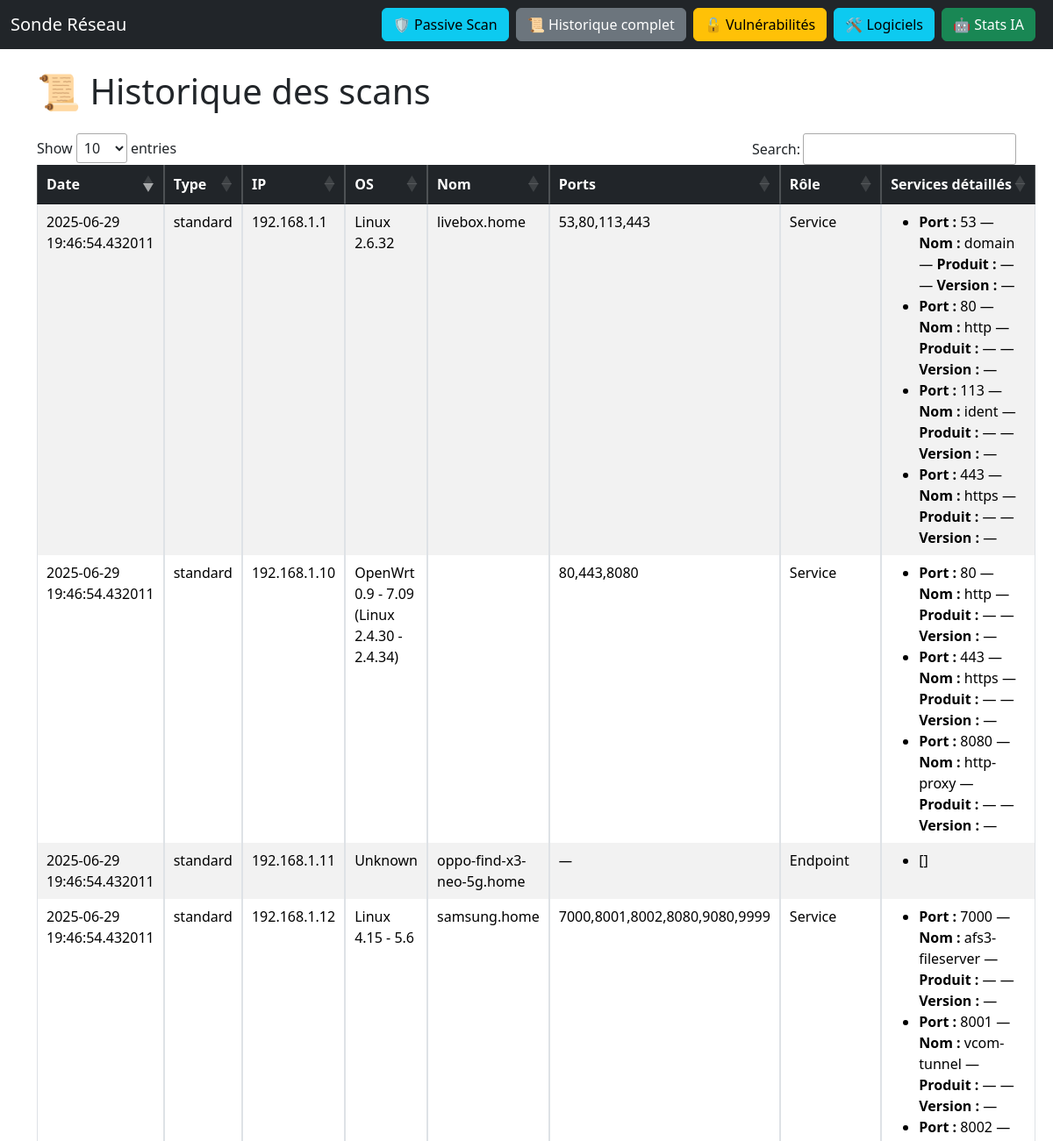
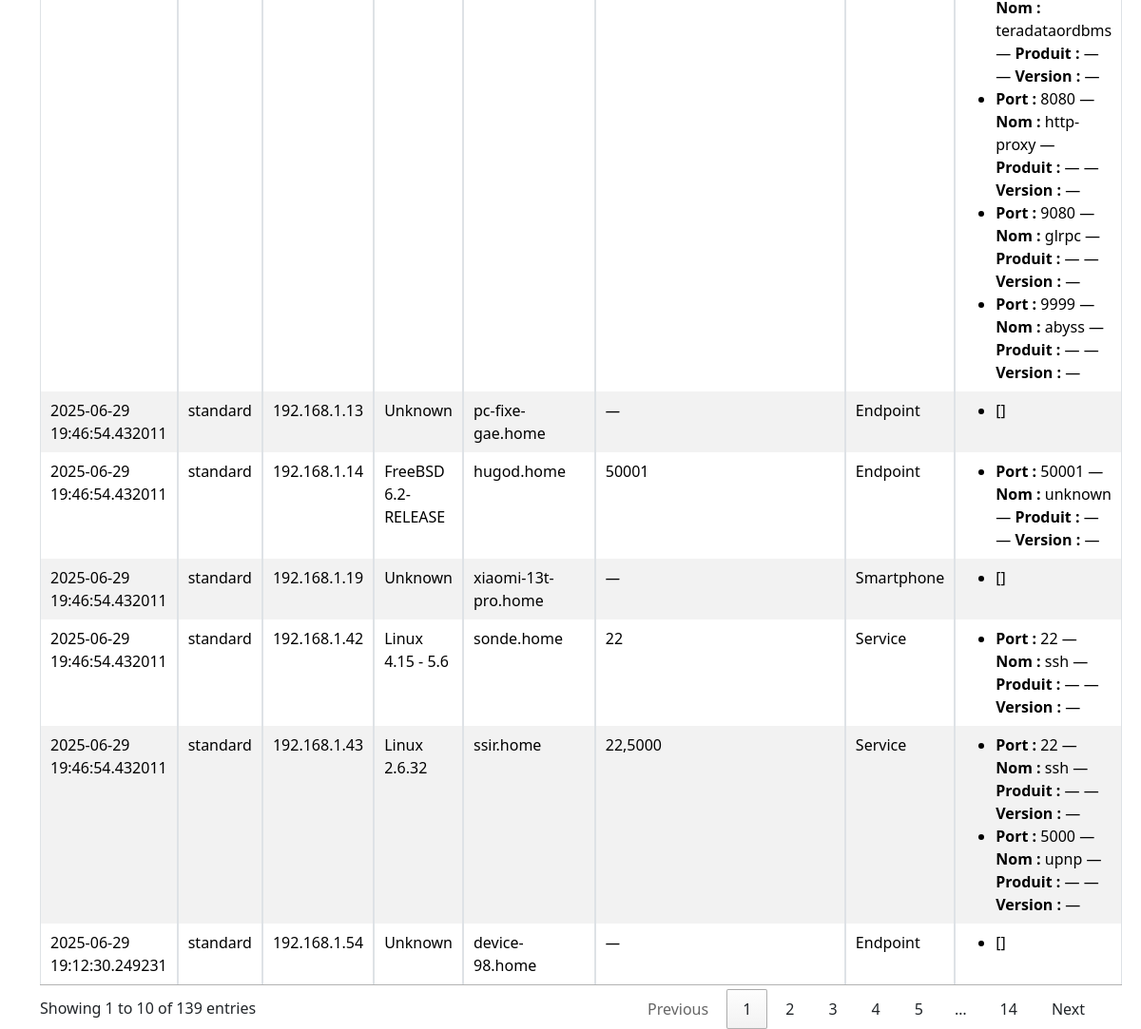
Page /historique on the committed database (2 pictures, top to bottom).
### BD/scan_db.py (models this page shows)
class Scan(Base):
    __tablename__ = "scans"
    id        = Column(Integer, primary_key=True)
    timestamp = Column(DateTime, default=datetime.utcnow, nullable=False)
    scan_type = Column(String)
    ip        = Column(String)
    os        = Column(String)
    hostname  = Column(String)
    netbios   = Column(String)
    ports     = Column(String)
    role      = Column(String)
    services  = Column(Text)
    cves      = Column(Text)
    device_type = Column(String,  nullable=True, index=True)
    ai_score    = Column(Float,   nullable=True)
    ai_method   = Column(String,  nullable=True)
    services_rel = relationship(
        "Service", back_populates="scan",
        cascade="all, delete-orphan",
    )

class Service(Base):
    __tablename__ = "services"
    id      = Column(Integer, primary_key=True)
    scan_id = Column(Integer, ForeignKey("scans.id"), nullable=False)
    port    = Column(Integer)
    name    = Column(String)
    product = Column(String)
    version = Column(String)
    cves    = Column(String)
    scan      = relationship("Scan", back_populates="services_rel")
    cve_assoc = relationship(
        "ServiceCVE", back_populates="service",
        cascade="all, delete-orphan",
    )

### app.py (the view)
@app.route("/historique")
def historique():
    session = Session()
    entries = (
        session.query(Scan)
               .options(joinedload(Scan.services_rel))
               .order_by(Scan.timestamp.desc())
               .all()
    )
    session.close()
    return render_template("historique.html", entries=entries)

### templates/historique.html (shortened to what this page needs)
<!DOCTYPE html>
<html lang="fr">
<head>
  <link href="https://cdn.jsdelivr.net/npm/bootstrap@5.3.3/dist/css/bootstrap.min.css" rel="stylesheet">
  <link href="https://cdn.datatables.net/1.13.6/css/jquery.dataTables.min.css" rel="stylesheet">
</head>
<body>
  <nav class="navbar navbar-expand-lg navbar-dark bg-dark">
    <div class="container-fluid">
      <a class="navbar-brand" href="{{ url_for('index') }}">Sonde Réseau</a>
      <div class="d-flex">
        <a href="{{ url_for('passive_scan') }}" class="btn btn-info me-2">🛡️ Passive Scan</a>
        <a href="{{ url_for('historique') }}" class="btn btn-secondary me-2">📜 Historique complet</a>
        <a href="{{ url_for('vulns') }}" class="btn btn-warning me-2">🔓 Vulnérabilités</a>
        <a href="{{ url_for('software') }}" class="btn btn-info me-2">🛠️ Logiciels</a>
        <a href="{{ url_for('ai_stats') }}" class="btn btn-success me-2">🤖 Stats IA</a>
      </div>
    </div>
  </nav>
  <div class="container mt-4">
    <h1 class="mb-4">📜 Historique des scans</h1>
    <table id="historiqueTable" class="table table-bordered table-striped">
      <thead class="table-dark">
        <tr>
          <th>Date</th>
          <th>Type</th>
          <th>IP</th>
          <th>OS</th>
          <th>Nom</th>
          <th>Ports</th>
          <th>Rôle</th>
          <th>Services détaillés</th>
        </tr>
      </thead>
      <tbody>
        {% for scan in entries %}
        <tr>
          <td>{{ scan.timestamp }}</td>
          <td>{{ scan.scan_type }}</td>
          <td>{{ scan.ip }}</td>
          <td>{{ scan.os }}</td>
          <td>{{ scan.hostname or "" }}</td>
          <td>
            {% if scan.ports %}
              {{ scan.ports }}
            {% else %}
              <em>—</em>
            {% endif %}
          </td>
          <td>
            {% if scan.role %}
              {{ scan.role }}
            {% else %}
              <em>—</em>
            {% endif %}
          </td>
          <td>
            {% if scan.services_rel %}
              <ul class="mb-0">
                {% for svc in scan.services_rel %}
                <li>
                  <strong>Port :</strong> {{ svc.port or "—" }} —
                  <strong>Nom :</strong> {{ svc.name or "—" }} —
                  <strong>Produit :</strong> {{ svc.product or "—" }} —
                  <strong>Version :</strong> {{ svc.version or "—" }}
                </li>
                {% endfor %}
              </ul>
            {% elif scan.services %}
              <ul class="mb-0">
                {% for line in scan.services.split('\n') %}
                  {% if line.strip() %}
                    <li>{{ line }}</li>
                  {% endif %}
                {% endfor %}
              </ul>
            {% else %}
              <em>—</em>
            {% endif %}
          </td>
        </tr>
        {% endfor %}
      </tbody>
    </table>
  </div>
</body>
</html>

### rows in the picture
Scan: timestamp "2025-06-29 19:46:54.432011", scan_type "standard", ip "192.168.1.1", os "Linux 2.6.32", hostname "livebox.home", ports "53,80,113,443", role "Service"
Service: port "53", name "domain", product "—", version "—"
Service: port "80", name "http", product "—", version "—"
Service: port "113", name "ident", product "—", version "—"
Service: port "443", name "https", product "—", version "—"
Scan: timestamp "2025-06-29 19:46:54.432011", scan_type "standard", ip "192.168.1.10", os "OpenWrt 0.9 - 7.09 (Linux 2.4.30 - 2.4.34)", ports "80,443,8080", role "Service"
Service: port "80", name "http", product "—", version "—"
Service: port "443", name "https", product "—", version "—"
Service: port "8080", name "http-proxy", product "—", version "—"
Scan: timestamp "2025-06-29 19:46:54.432011", scan_type "standard", ip "192.168.1.11", os "Unknown", hostname "oppo-find-x3-neo-5g.home", role "Endpoint", services "[]"
Scan: timestamp "2025-06-29 19:46:54.432011", scan_type "standard", ip "192.168.1.12", os "Linux 4.15 - 5.6", hostname "samsung.home", ports "7000,8001,8002,8080,9080,9999", role "Service"
Service: port "7000", name "afs3-fileserver", product "—", version "—"
Service: port "8001", name "vcom-tunnel", product "—", version "—"
Service: port "8002", name "teradataordbms", product "—", version "—"
Service: port "8080", name "http-proxy", product "—", version "—"
Service: port "9080", name "glrpc", product "—", version "—"
Service: port "9999", name "abyss", product "—", version "—"
Scan: timestamp "2025-06-29 19:46:54.432011", scan_type "standard", ip "192.168.1.13", os "Unknown", hostname "pc-fixe-gae.home", role "Endpoint", services "[]"
Scan: timestamp "2025-06-29 19:46:54.432011", scan_type "standard", ip "192.168.1.14", os "FreeBSD 6.2-RELEASE", hostname "hugod.home", ports "50001", role "Endpoint"
Service: port "50001", name "unknown", product "—", version "—"
Scan: timestamp "2025-06-29 19:46:54.432011", scan_type "standard", ip "192.168.1.19", os "Unknown", hostname "xiaomi-13t-pro.home", role "Smartphone", services "[]"
Scan: timestamp "2025-06-29 19:46:54.432011", scan_type "standard", ip "192.168.1.42", os "Linux 4.15 - 5.6", hostname "sonde.home", ports "22", role "Service"
Service: port "22", name "ssh", product "—", version "—"
Scan: timestamp "2025-06-29 19:46:54.432011", scan_type "standard", ip "192.168.1.43", os "Linux 2.6.32", hostname "ssir.home", ports "22,5000", role "Service"
Service: port "22", name "ssh", product "—", version "—"
Service: port "5000", name "upnp", product "—", version "—"
Scan: timestamp "2025-06-29 19:12:30.249231", scan_type "standard", ip "192.168.1.54", os "Unknown", hostname "device-98.home", role "Endpoint", services "[]"
